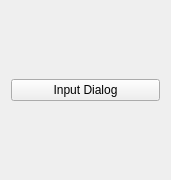
<?xml version="1.0" encoding="UTF-8"?>
<ui version="4.0">
 <class>Widget</class>
 <widget class="QWidget" name="Widget">
  <property name="geometry">
   <rect>
    <x>0</x>
    <y>0</y>
    <width>171</width>
    <height>180</height>
   </rect>
  </property>
  <property name="windowTitle">
   <string>Widget</string>
  </property>
  <layout class="QVBoxLayout" name="verticalLayout">
   <item>
    <widget class="QPushButton" name="pushButton">
     <property name="text">
      <string>Input Dialog</string>
     </property>
    </widget>
   </item>
  </layout>
 </widget>
 <resources/>
 <connections/>
</ui>
